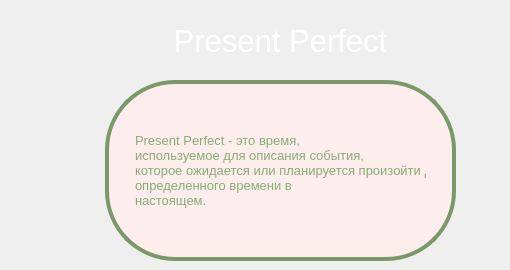
      <widget class="QWidget" name="page_23">
       <widget class="QLabel" name="label_98">
        <property name="geometry">
         <rect>
          <x>135</x>
          <y>110</y>
          <width>291</width>
          <height>121</height>
         </rect>
        </property>
        <property name="font">
         <font>
          <pointsize>10</pointsize>
         </font>
        </property>
        <property name="autoFillBackground">
         <bool>false</bool>
        </property>
        <property name="styleSheet">
         <string notr="true">color: rgb(137, 172, 118);
background-color: rgb(253,237,237);
border-radius: 20px;</string>
        </property>
        <property name="text">
         <string>Present Perfect - это время, 
используемое для описания события, 
которое ожидается или планируется произойти до 
определенного времени в 
настоящем.</string>
        </property>
       </widget>
       <widget class="QLabel" name="label_99">
        <property name="geometry">
         <rect>
          <x>105</x>
          <y>80</y>
          <width>351</width>
          <height>181</height>
         </rect>
        </property>
        <property name="styleSheet">
         <string notr="true">color: rgb(134,115,161);
background-color: rgb(253,237,237);
border-radius: 70px; 
border: 4px solid rgb(122, 152, 104)
</string>
        </property>
        <property name="text">
         <string/>
        </property>
       </widget>
       <widget class="QLabel" name="label_57">
        <property name="geometry">
         <rect>
          <x>60</x>
          <y>20</y>
          <width>441</width>
          <height>41</height>
         </rect>
        </property>
        <property name="font">
         <font>
          <pointsize>23</pointsize>
         </font>
        </property>
        <property name="styleSheet">
         <string notr="true">color: rgb(255, 255, 255);</string>
        </property>
        <property name="text">
         <string>Present Perfect</string>
        </property>
        <property name="alignment">
         <set>Qt::AlignCenter</set>
        </property>
       </widget>
       <zorder>label_99</zorder>
       <zorder>label_98</zorder>
       <zorder>label_57</zorder>
      </widget>
